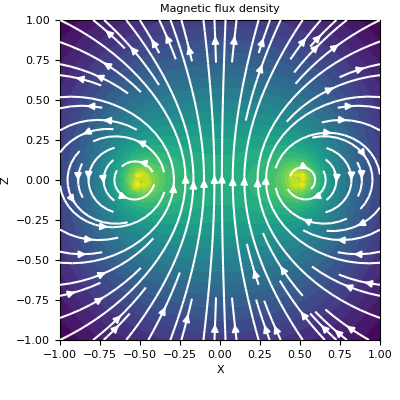

Python code for this plot:
# Here, we define a horizontal square loop and plot the magnetic flux
# density on the XZ-plane that intercepts at Y=0.

from geoana.em.static import LineCurrentFreeSpace
from geoana.utils import ndgrid
from geoana.plotting_utils import plot2Ddata
import numpy as np
import matplotlib.pyplot as plt

# Let us begin by defining the loop. Note that to create an inductive
# source, we closed the loop

x_nodes = np.array([-0.5, 0.5, 0.5, -0.5, -0.5])
y_nodes = np.array([-0.5, -0.5, 0.5, 0.5, -0.5])
z_nodes = np.zeros_like(x_nodes)
nodes = np.c_[x_nodes, y_nodes, z_nodes]
simulation = LineCurrentFreeSpace(nodes)

# Now we create a set of gridded locations and compute the magnetic flux density.

xyz = ndgrid(np.linspace(-1, 1, 50), np.array([0]), np.linspace(-1, 1, 50))
B = simulation.magnetic_flux_density(xyz)

# Finally, we plot the magnetic flux density on the plane.

fig = plt.figure(figsize=(4, 4))
ax = fig.add_axes([0.15, 0.15, 0.8, 0.8])
plot2Ddata(xyz[:, [0, 2]], B[:, [0, 2]], ax=ax, vec=True, scale='log', ncontour=25)
ax.set_xlabel('X')
ax.set_ylabel('Z')
ax.set_title('Magnetic flux density')
